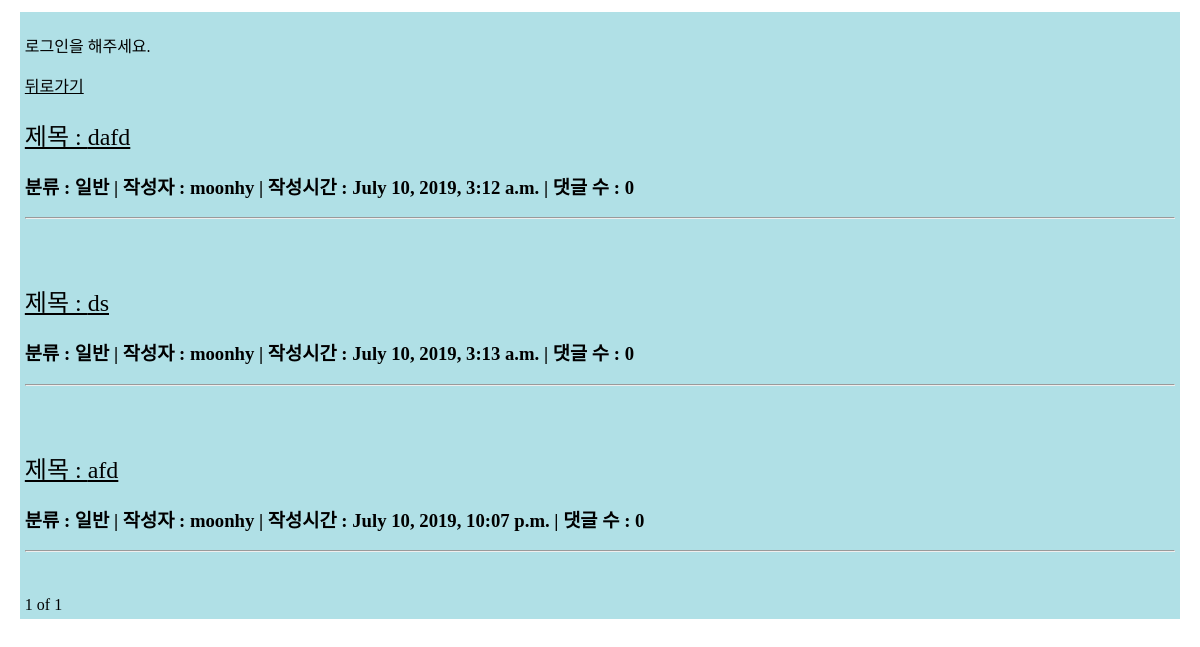
The app's page /viewcrud/ with its own data.
### viewcrud/models.py (models this page shows, shortened)
class Blog(models.Model):
    author = models.ForeignKey('auth.User', on_delete=models.CASCADE)
    title = models.CharField(max_length=200)
    body = models.TextField()
    category = models.CharField(max_length=20, choices=category_select, default='일반')
    created_date = models.DateTimeField(default=timezone.now)
    published_date = models.DateTimeField(blank=True, null=True)

### viewcrud/views.py (the view)
# urls.py: path('', views.read, name="home"),
def read(request):
    blogs = Blog.objects.all()
    blog_list = Blog.objects.all()
    paginator = Paginator(blog_list, 4)
    page = request.GET.get('page')
    posts = paginator.get_page(page)
    return render(request, 'viewcrud/viewcrud.html', {'blogs':blogs, 'posts':posts})

### viewcrud/templates/viewcrud/viewcrud.html (shortened to what this page needs)
<!DOCTYPE html>
<html lang="ko">
{% load staticfiles %}
<head>
    <link rel="stylesheet" href="{% static 'css/style.css' %}">
</head>
<body>
    <div class = "c">
        {% if user.is_authenticated %}
        <a href="{% url 'newblog' %}">글쓰기</a>
        {% else %}
        <p>로그인을 해주세요.</p>
        {% endif %}
        <a href="{% url 'welcome' %}">뒤로가기</a>
        {% for blog in posts %}
            <h2><a href= "{% url 'detail' blog.id %}"> 제목 : {{blog.title}} </a></h2>
            <h3>분류 : {{blog.category}} | 작성자 : {{blog.author}} | 작성시간 : {{blog.created_date}} | 댓글 수 : {{blog.comments.count}}</h3>
            <hr>
            <br>
            <br>
        {% endfor %}
        <span>{{posts.number}}</span>
        <span>of</span>
        <span>{{posts.paginator.num_pages}}</span>
        </div>
</body>
</html>

### viewcrud/static/css/style.css (style rules this page uses)
a { color:black; font-weight:500; }
div { border:5px; padding:5px; }
.c { background-color: powderblue; margin: 1%; }

### records on screen
Blog: title "dafd", category "일반", author "moonhy", created_date "July 10, 2019, 3:12 a.m.", comments.count "0"
Blog: title "ds", category "일반", author "moonhy", created_date "July 10, 2019, 3:13 a.m.", comments.count "0"
Blog: title "afd", category "일반", author "moonhy", created_date "July 10, 2019, 10:07 p.m.", comments.count "0"

### other values on screen
{{ posts.number }} "1"
{{ posts.paginator.num_pages }} "1"
